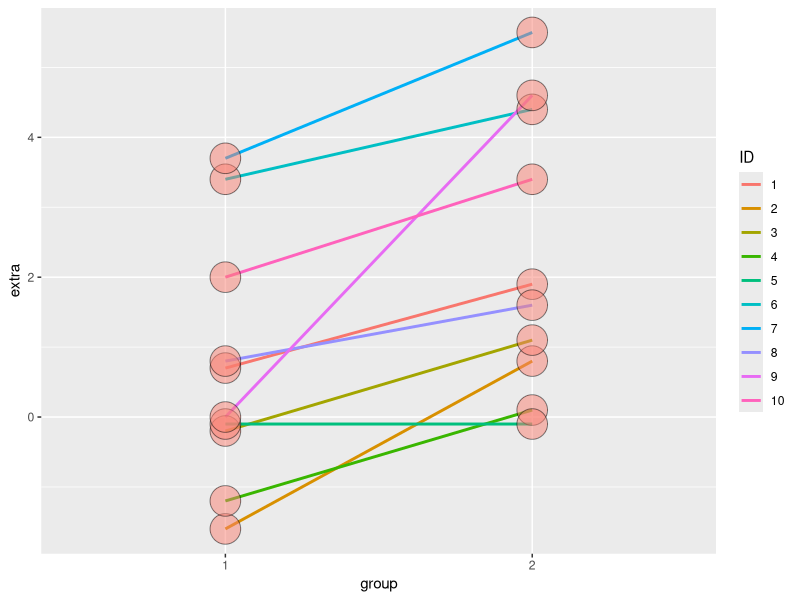

Here is the R script that generated this plot: (Note: this script raises an error after producing the figure.)
## ---- chunk 1
knitr::opts_chunk$set(eval = FALSE)
## ---- chunk 2
data(sleep)
head(sleep)
## ---- chunk 3
library(ggplot2)
g <- ggplot(sleep, aes(x = group, y = extra, group = factor(ID)))
g <- g + geom_line(size = 1, aes(colour = ID)) + geom_point(size =10, pch = 21, fill = "salmon", alpha = .5)
g
## ---- chunk 4
g1 <- sleep$extra[1 : 10]; g2 <- sleep$extra[11 : 20]
difference <- g2 - g1
mn <- mean(difference); s <- sd(difference); n <- 10
## ---- chunk 5
rbind(
mn + c(-1, 1) * qt(.975, n-1) * s / sqrt(n),
as.vector(t.test(difference)$conf.int),
as.vector(t.test(g2, g1, paired = TRUE)$conf.int),
as.vector(t.test(extra ~ I(relevel(group, 2)), paired = TRUE, data = sleep)$conf.int)
)
## ---- chunk 6
sp <- sqrt((7 * 15.34^2 + 20 * 18.23^2) / (8 + 21 - 2))
132.86 - 127.44 + c(-1, 1) * qt(.975, 27) * sp * (1 / 8 + 1 / 21)^.5
## ---- chunk 7
library(ggplot2)
g <- ggplot(sleep, aes(x = group, y = extra, group = factor(ID)))
g <- g + geom_line(size = 1, aes(colour = ID)) + geom_point(size =10, pch = 21, fill = "salmon", alpha = .5)
g
## ---- chunk 8
library(datasets); data(ChickWeight); library(reshape2)
##define weight gain or loss
wideCW <- dcast(ChickWeight, Diet + Chick ~ Time, value.var = "weight")
names(wideCW)[-(1 : 2)] <- paste("time", names(wideCW)[-(1 : 2)], sep = "")
library(dplyr)
wideCW <- mutate(wideCW,
  gain = time21 - time0
)

## ---- chunk 9
g <- ggplot(ChickWeight, aes(x = Time, y = weight, 
                             colour = Diet, group = Chick))
g <- g + geom_line()
g <- g + stat_summary(aes(group = 1), geom = "line", fun.y = mean, size = 1, col = "black")
g <- g + facet_grid(. ~ Diet)
g
## ---- chunk 10
g <- ggplot(wideCW, aes(x = factor(Diet), y = gain, fill = factor(Diet)))
g <- g + geom_violin(col = "black", size = 2)
g

## ---- chunk 11
wideCW14 <- subset(wideCW, Diet %in% c(1, 4))
rbind(
t.test(gain ~ Diet, paired = FALSE, var.equal = TRUE, data = wideCW14)$conf,
t.test(gain ~ Diet, paired = FALSE, var.equal = FALSE, data = wideCW14)$conf
)
